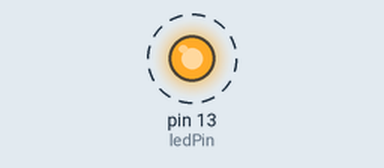
The sketch below on a simulated Arduino Uno, built with avr-gcc and run on an emulated ATmega328P. On the bench: output pins drawn as LEDs (lit = HIGH). Dashed ring = blinking.

Above: at 0.2 s.
Timing chart, 0 to 3.0 s (numbered marks = the images above):
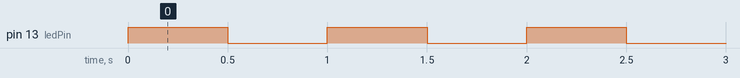

The sketch:

c05_09_variableScope.ino
```cpp
// global variable
int ledPin = 13;

void setup() {
  pinMode(ledPin, OUTPUT);
}

void loop() {
  // local variable
  int blinkSpeed = 500;

  digitalWrite(ledPin, HIGH);
  delay(blinkSpeed);
  digitalWrite(ledPin, LOW);
  delay(blinkSpeed);
}
```

Measured:
- by itself, pin 13 (ledPin): alternates HIGH for 0.50 s and LOW for 0.50 s
